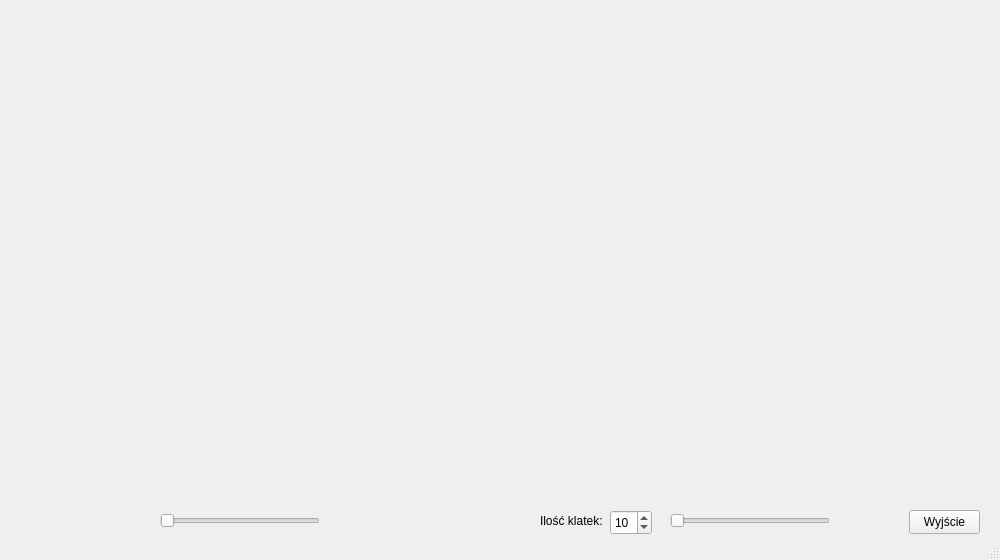
<?xml version="1.0" encoding="UTF-8"?>
<ui version="4.0">
 <class>MainWindow</class>
 <widget class="QMainWindow" name="MainWindow">
  <property name="geometry">
   <rect>
    <x>0</x>
    <y>0</y>
    <width>1000</width>
    <height>560</height>
   </rect>
  </property>
  <property name="windowTitle">
   <string>Grafika zadania</string>
  </property>
  <widget class="QWidget" name="centralwidget">
   <widget class="QSlider" name="changeImageSlider">
    <property name="geometry">
     <rect>
      <x>160</x>
      <y>510</y>
      <width>160</width>
      <height>22</height>
     </rect>
    </property>
    <property name="maximum">
     <number>1</number>
    </property>
    <property name="orientation">
     <enum>Qt::Horizontal</enum>
    </property>
   </widget>
   <widget class="QSlider" name="changeFrameSlider">
    <property name="geometry">
     <rect>
      <x>670</x>
      <y>510</y>
      <width>160</width>
      <height>22</height>
     </rect>
    </property>
    <property name="maximum">
     <number>10</number>
    </property>
    <property name="pageStep">
     <number>1</number>
    </property>
    <property name="orientation">
     <enum>Qt::Horizontal</enum>
    </property>
   </widget>
   <widget class="QPushButton" name="quitButton">
    <property name="geometry">
     <rect>
      <x>909</x>
      <y>510</y>
      <width>71</width>
      <height>24</height>
     </rect>
    </property>
    <property name="text">
     <string>Wyjście</string>
    </property>
   </widget>
   <widget class="QSpinBox" name="spinBox">
    <property name="geometry">
     <rect>
      <x>610</x>
      <y>510</y>
      <width>42</width>
      <height>25</height>
     </rect>
    </property>
    <property name="minimum">
     <number>3</number>
    </property>
    <property name="maximum">
     <number>100</number>
    </property>
    <property name="value">
     <number>10</number>
    </property>
   </widget>
   <widget class="QLabel" name="label">
    <property name="geometry">
     <rect>
      <x>540</x>
      <y>510</y>
      <width>71</width>
      <height>21</height>
     </rect>
    </property>
    <property name="text">
     <string>Ilość klatek:</string>
    </property>
   </widget>
  </widget>
  <widget class="QMenuBar" name="menubar">
   <property name="geometry">
    <rect>
     <x>0</x>
     <y>0</y>
     <width>1000</width>
     <height>21</height>
    </rect>
   </property>
  </widget>
  <widget class="QStatusBar" name="statusbar"/>
 </widget>
 <resources/>
 <connections/>
</ui>
